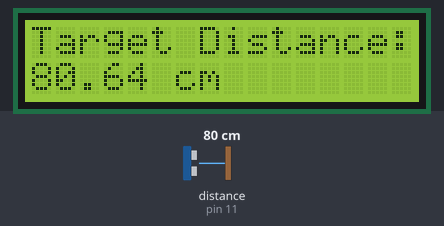
A sketch run on a simulated Arduino Uno, built with avr-gcc and run on an emulated ATmega328P. Shown: 16×2 character LCD. Wiring (inferred from the names in the program): ultrasonic range finder: trigger pin 13; echo pin 11. The test bench sets the inputs (shaded band); at power-on: distance to the obstacle (sensor on pin 11) 80 cm. The echo pulse lasts 58.3 µs per cm.

Above: at 1.2 s.
1.3 s: distance to the obstacle (sensor on pin 11) set to 4 cm
At 3.0 s:
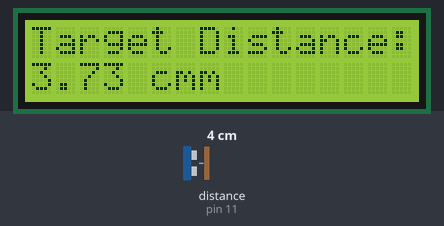
3.6 s: distance to the obstacle (sensor on pin 11) set to 60 cm
At 5.1 s:
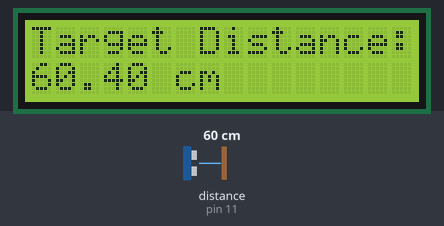
5.4 s: distance to the obstacle (sensor on pin 11) set to 2 cm
At 6.4 s:
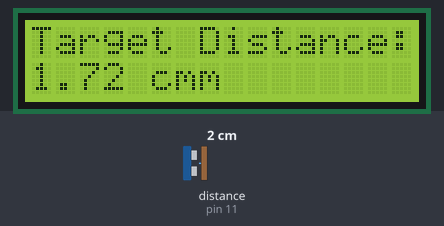
Timing chart, 0 to 8.4 s (numbered marks = the images above; inputs shaded):
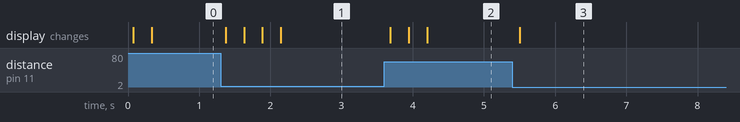

The sketch:

LCD.ino
```cpp
#include <LiquidCrystal.h>
LiquidCrystal LCD(10,9,5,4,3,2);

int trigPin=13;
int echoPin=11;
float pingTime;
float targetDistance;
float speedofSound=776.5;

void setup() {
  // put your setup code here, to run once:

  Serial.begin(9600);
  pinMode(trigPin, OUTPUT);
  pinMode(echoPin, INPUT);

  LCD.begin(16,2);


}

void loop() {
  // put your main code here, to run repeatedly:

  digitalWrite(trigPin, LOW);
  delayMicroseconds(2000);
  digitalWrite(trigPin, HIGH);
  delayMicroseconds(15);
  digitalWrite(trigPin, LOW);
  delayMicroseconds(10);

  pingTime = pulseIn(echoPin, HIGH);
  pingTime = pingTime/1000000.;
  pingTime = pingTime/3600.;
  targetDistance = speedofSound*pingTime;
  targetDistance = targetDistance/2;
  targetDistance = targetDistance*160934;

  LCD.setCursor(0,0);
  LCD.print("Target Distance: ");
  LCD.setCursor(0,1);
  LCD.print(targetDistance);
  LCD.print(" cm");
  delay(250);


}
```

Measured:
- after the input at 1.3 s, the display: changes after 0.07 s (image 1)
- after the input at 3.6 s, the display: changes after 0.09 s (image 2)
- after the input at 5.4 s, the display: changes after 0.10 s (image 3)
